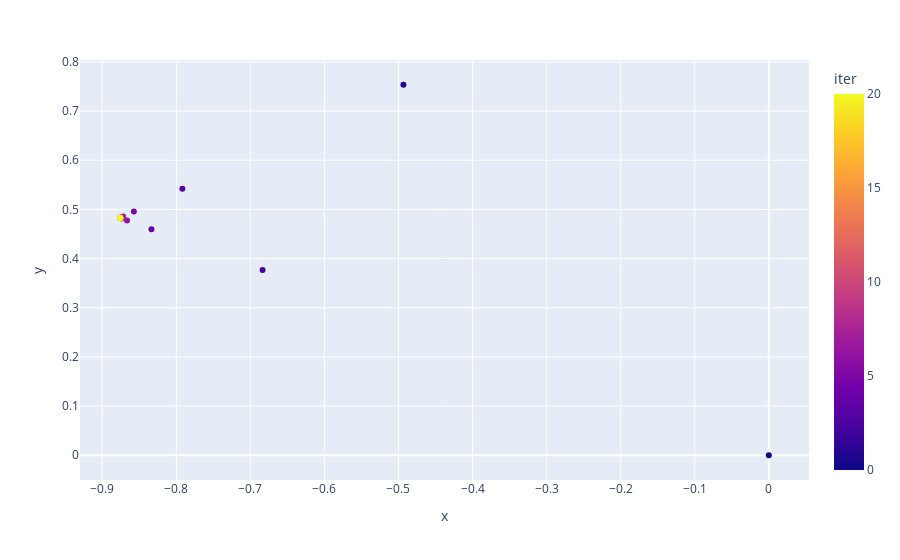

The notebook cell this image was saved under:
### Code cell
plot_2d_iters(10, 20)

### Figure 1 — Plotly figure (JSON) as saved in the notebook; plotly's stock layout.template omitted (floating-point values rounded to 4 significant figures)
{"data": [{"hovertemplate": "x=%{x}<br>y=%{y}<br>iter=%{marker.color}<extra></extra>", "legendgroup": "", "marker": {"color": [0.0, 1.0, 2.0, 3.0, 4.0, 5.0, 6.0, 7.0, 8.0, 9.0, 10.0, 11.0, 12.0, 13.0, 14.0, 15.0, 16.0, 17.0, 18.0, 19.0, 20.0], "coloraxis": "coloraxis", "symbol": "circle"}, "mode": "markers", "name": "", "orientation": "v", "showlegend": false, "type": "scatter", "x": [0.0, -0.4934, -0.6835, -0.7918, -0.8335, -0.8573, -0.8665, -0.8717, -0.8737, -0.8749, -0.8753, -0.8756, -0.8756, -0.8757, -0.8757, -0.8757, -0.8757, -0.8757, -0.8757, -0.8757, -0.8757], "xaxis": "x", "y": [0.0, 0.7535, 0.3768, 0.5422, 0.4595, 0.4958, 0.4777, 0.4856, 0.4816, 0.4834, 0.4825, 0.4829, 0.4827, 0.4828, 0.4828, 0.4828, 0.4828, 0.4828, 0.4828, 0.4828, 0.4828], "yaxis": "y"}], "layout": {"coloraxis": {"colorbar": {"title": {"text": "iter"}}, "colorscale": [[0, "#0d0887"], [0.1111, "#46039f"], [0.2222, "#7201a8"], [0.3333, "#9c179e"], [0.4444, "#bd3786"], [0.5556, "#d8576b"], [0.6667, "#ed7953"], [0.7778, "#fb9f3a"], [0.8889, "#fdca26"], [1, "#f0f921"]]}, "legend": {"tracegroupgap": 0}, "margin": {"t": 60}, "xaxis": {"anchor": "y", "domain": [0, 1], "title": {"text": "x"}}, "yaxis": {"anchor": "x", "domain": [0, 1], "title": {"text": "y"}}}}
